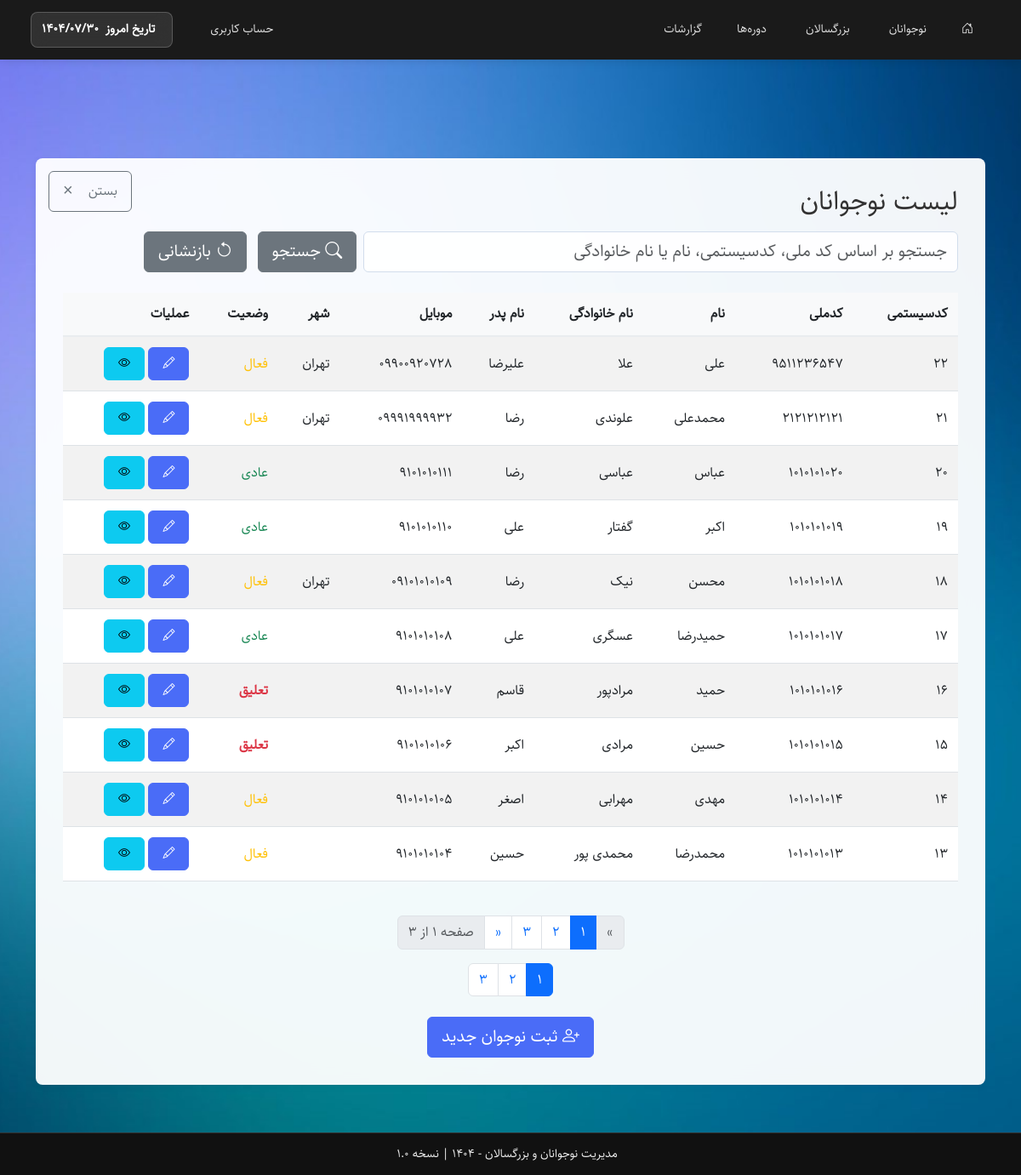
The page /includes/listteen.php (signed in) on the database as committed earlier.
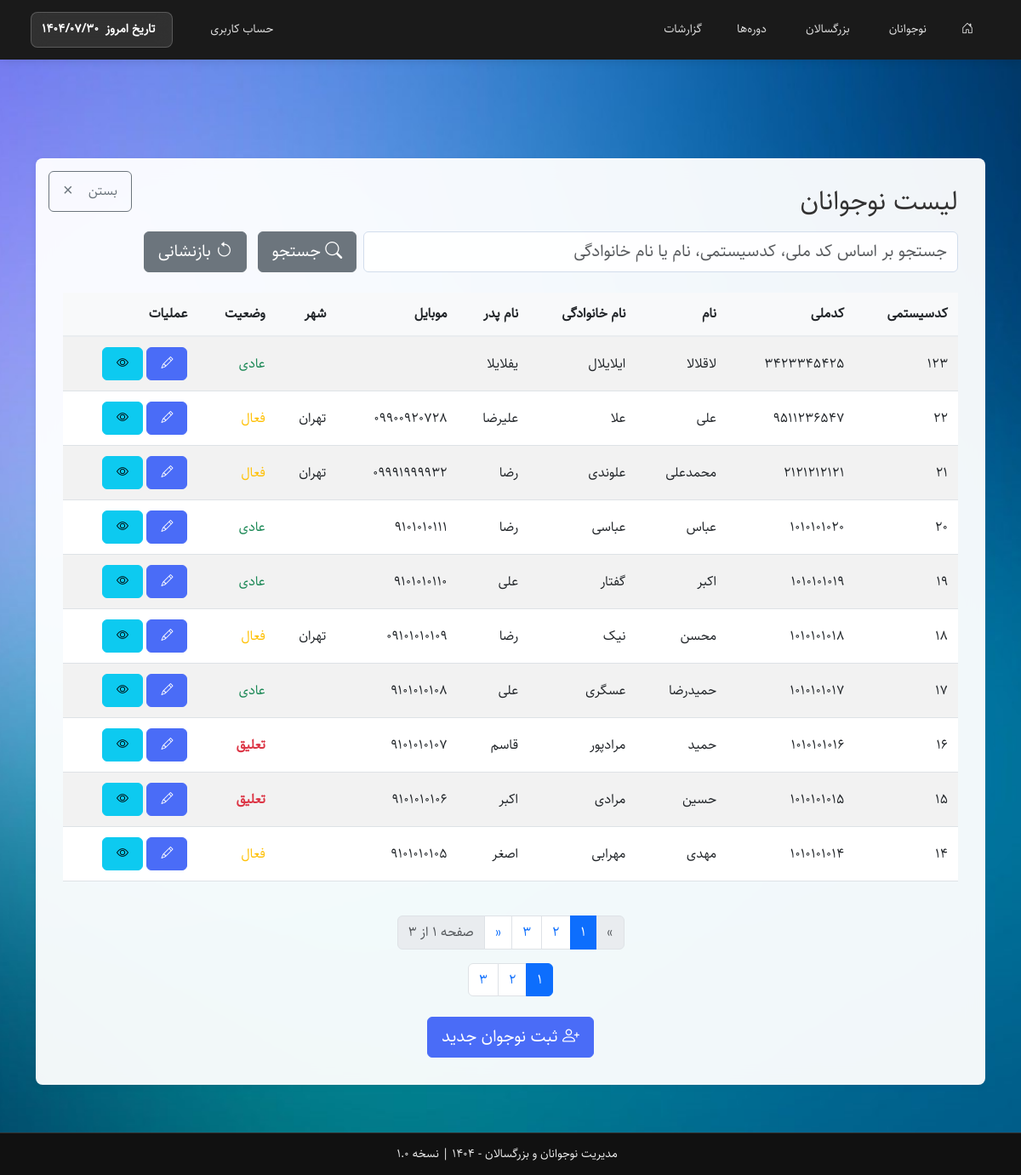
The same page on the database as committed later.
### tables this page shows
CREATE TABLE `teen` (
  `TeenID` int(11) NOT NULL,
  `TeenSysCode` varchar(20) NOT NULL COMMENT 'کدسیستمی',
  `TeenMelli` varchar(10) NOT NULL COMMENT 'کدملی',
  `TeenName` varchar(50) NOT NULL COMMENT 'نام',
  `TeenFamily` varchar(50) NOT NULL COMMENT 'نام خانوادگی',
  `TeenFather` varchar(50) NOT NULL COMMENT 'نام پدر',
  `TeenMobile1` varchar(11) DEFAULT NULL COMMENT 'موبایل 1',
  `TeenMobile2` varchar(11) DEFAULT NULL COMMENT 'موبایل 2',
  `TeenDateBirth` date DEFAULT NULL COMMENT 'تاریخ تولد',
  `TeenRegDate` date DEFAULT NULL COMMENT 'تاریخ ثبت نام',
  `TeenStatus` enum('عادی','فعال','تعلیق') NOT NULL DEFAULT 'عادی' COMMENT 'وضعیت',
  `TeenPlaceBirth` varchar(100) DEFAULT NULL COMMENT 'محل تولد',
  `TeenPlaceCerti` varchar(100) DEFAULT NULL COMMENT 'محل صدور',
  `TeenBloodType` enum('O+','O-','A+','A-','B+','B-','AB+','AB-') DEFAULT NULL COMMENT 'گروه خونی',
  `TeenEducation` enum('اول ابتدایی','دوم ابتدایی','سوم ابتدایی','چهارم ابتدایی','پنجم ابتدایی','ششم ابتدایی','هفتم','هشتم','نهم','دهم','یازدهم','دوازدهم','فارغ التحصیل','دانشجو','دیپلم','فوق دیپلم','لیسانس','فوق لیسانس','دکتری','سایر') DEFAULT NULL COMMENT 'تحصیلات',
  `TeenAddress` text DEFAULT NULL COMMENT 'آدرس',
  `TeenZipCode` varchar(10) DEFAULT NULL COMMENT 'کدپستی',
  `TeenImage` varchar(255) DEFAULT NULL COMMENT 'تصویر پروفایل',
  `TeenCreated` timestamp NOT NULL DEFAULT current_timestamp(),
  `TeenUpdated` timestamp NOT NULL DEFAULT current_timestamp() ON UPDATE current_timestamp(),
  `TeenCity` varchar(100) DEFAULT NULL COMMENT 'شهر',
  `TeenBankName` varchar(100) DEFAULT NULL COMMENT 'نام بانک',
  `TeenAccountNumber` varchar(30) DEFAULT NULL COMMENT 'شماره حساب',
  `TeenCardNumber` varchar(20) DEFAULT NULL COMMENT 'شماره کارت',
  `TeenShebaNumber` varchar(30) DEFAULT NULL COMMENT 'شماره شبا',
  `TeenActiveDate` date DEFAULT NULL COMMENT 'تاریخ ثبت فعال',
  `TeenSuspendDate` date DEFAULT NULL COMMENT 'تاریخ ثبت تعلیق'
);

### includes/listteen.php (the view, shortened to what the rows shown need)
<?php
require_once __DIR__ . '/../config/database.php';
$page = max(1, (int)($_GET['page'] ?? 1));
$perPage = 10;
$offset = ($page - 1) * $perPage;
$where = '';
$rs = $conn->query("SELECT * FROM Teen $where ORDER BY TeenID DESC LIMIT $perPage OFFSET $offset");
?>
<!DOCTYPE html>
<html lang="fa" dir="rtl">
<head>
    <link href="../assets/css/bootstrap.rtl.min.css" rel="stylesheet" />
    <link href="../assets/css/bootstrap-icons.css" rel="stylesheet" />
    <link href="../assets/css/style.css" rel="stylesheet" />
</head>
<body>
<div class="container" style="margin-top:100px; margin-bottom:40px; text-align:right;">
    <div class="content-box">
                <div class="d-flex justify-content-start align-items-center mb-3">
            <h2 class="mb-0">لیست نوجوانان</h2>
        </div>
        <div class="table-responsive">
            <table class="table table-striped">
                <thead>
                    <tr>
                        <th>کدسیستمی</th>
                        <th>کدملی</th>
                        <th>نام</th>
                        <th>نام خانوادگی</th>
                        <th>نام پدر</th>
                        <th>موبایل</th>
                        <th>شهر</th>
                        <th>وضعیت</th>
                        <th>عملیات</th>
                    </tr>
                </thead>
                <tbody>
                <?php
if ($rs && $rs->num_rows): while($row=$rs->fetch_assoc()): ?>
                    <tr>
                        <td><?php
echo htmlspecialchars($row['TeenSysCode']); ?></td>
                        <td><?php
echo htmlspecialchars($row['TeenMelli']); ?></td>
                        <td><?php
echo htmlspecialchars($row['TeenName']); ?></td>
                        <td><?php
echo htmlspecialchars($row['TeenFamily']); ?></td>
                        <td><?php
echo htmlspecialchars($row['TeenFather']); ?></td>
                        <td><?php
echo htmlspecialchars($row['TeenMobile1']); ?></td>
                        <td><?php
echo htmlspecialchars($row['TeenCity'] ?? '-'); ?></td>
                        <td>
                            <?php
$statusClass = '';
                            if ($row['TeenStatus'] === 'عادی') {
                                $statusClass = 'text-success';
                            } elseif ($row['TeenStatus'] === 'فعال') {
                                $statusClass = 'text-warning';
                            } elseif ($row['TeenStatus'] === 'تعلیق') {
                                $statusClass = 'text-danger';
                            }
                            ?>
                            <span class="<?php
echo $statusClass; ?>">
                                <?php
echo htmlspecialchars($row['TeenStatus']); ?>
                            </span>
                        </td>
                        <td>
                            <a class="btn btn-sm btn-primary" href="editteen.php?TeenID=<?php
echo $row['TeenID']; ?>" title="ویرایش">
                                <i class="bi bi-pencil"></i>
                            </a>
                            <a class="btn btn-sm btn-info" href="viewteen.php?TeenID=<?php
echo $row['TeenID']; ?>" title="مشاهده">
                                <i class="bi bi-eye"></i>
                            </a>
                        </td>
                    </tr>
                <?php
endwhile; endif; ?>
                </tbody>
            </table>
        </div>
    </div>
</div>
</body>
</html>

Rows that differ between the two databases and show on the page:
no longer on this page (row unchanged): teen: TeenSysCode "13", TeenMelli "1010101013", TeenName "محمدرضا", TeenFamily "محمدی پور", TeenFather "حسین", TeenMobile1 "9101010104", TeenStatus "فعال"
added teen: TeenSysCode "123", TeenMelli "3423345425", TeenName "لاقلالا", TeenFamily "ایلایلال", TeenFather "یفلایلا", TeenStatus "عادی"
